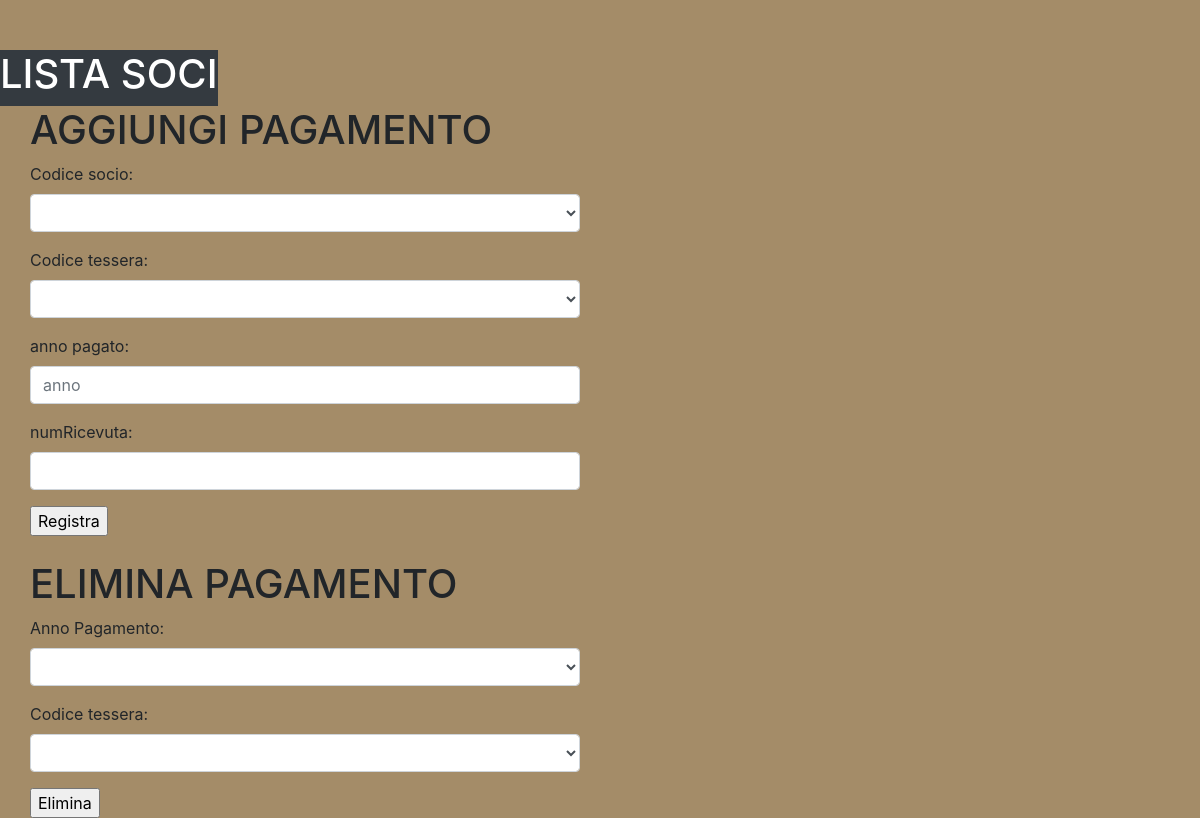
Page /pagamento/gestionePagamenti2.php on the earlier database version.
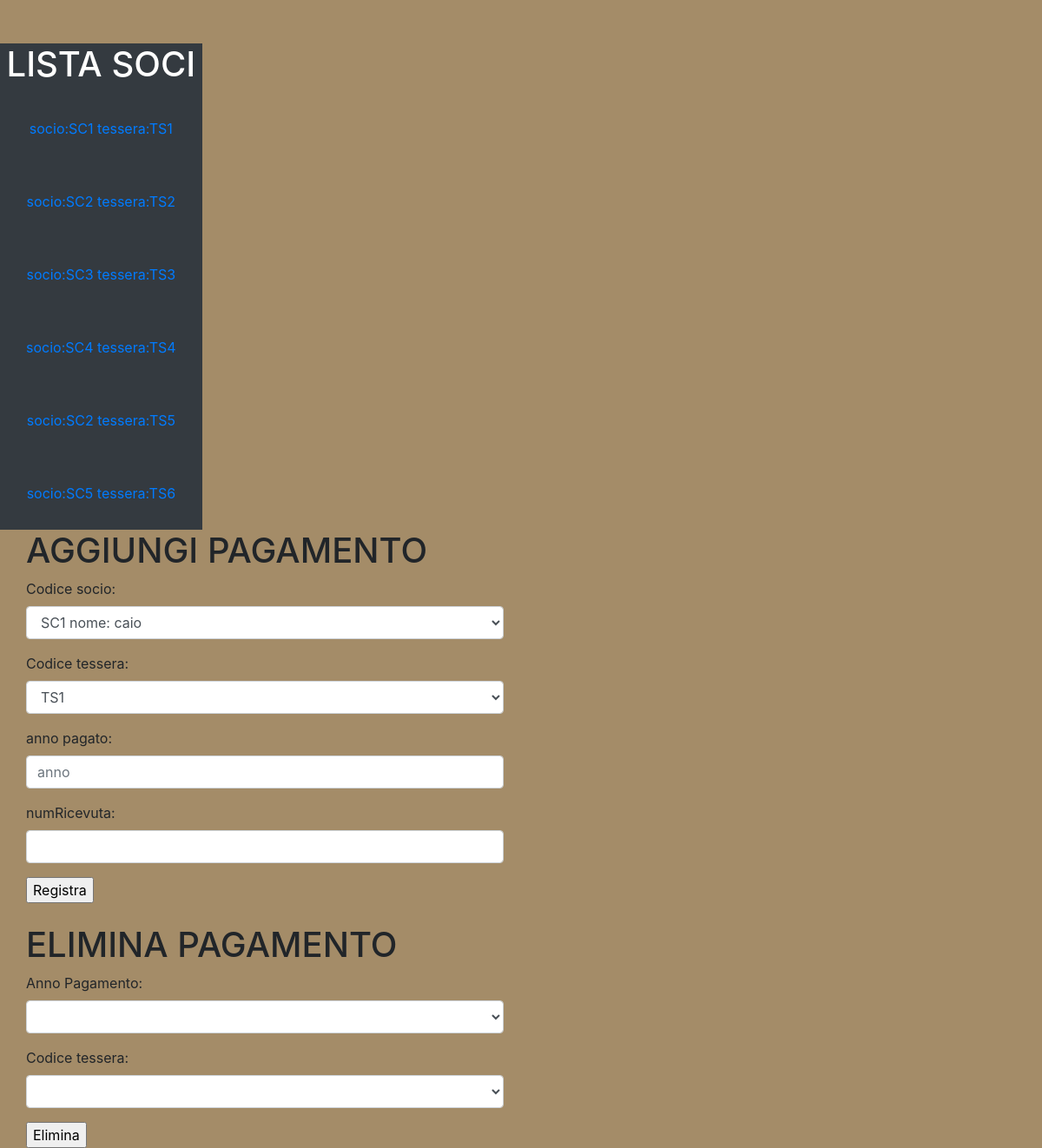
Same page on the later database version.
### tables this page shows
CREATE TABLE IF NOT EXISTS `tessera` (
  `codTessera` varchar(50) NOT NULL,
  `idTipo` int(11) NOT NULL,
  `attiva` set('si','no') DEFAULT 'si',
  `codSocio` varchar(50) NOT NULL,
  `dataErogazione` date DEFAULT NULL,
  PRIMARY KEY (`codTessera`),
  KEY `idTipo` (`idTipo`),
  KEY `codSocio` (`codSocio`),
  CONSTRAINT `tessera_ibfk_1` FOREIGN KEY (`idTipo`) REFERENCES `tipo_tessera` (`idTipo`),
  CONSTRAINT `tessera_ibfk_2` FOREIGN KEY (`idTipo`) REFERENCES `tipo_tessera` (`idTipo`),
  CONSTRAINT `tessera_ibfk_3` FOREIGN KEY (`codSocio`) REFERENCES `socio` (`codSocio`)
);

CREATE TABLE IF NOT EXISTS `socio` (
  `codSocio` varchar(50) NOT NULL,
  `nome` varchar(255) NOT NULL,
  `cognome` varchar(255) NOT NULL,
  `via` varchar(255) DEFAULT NULL,
  `citta` varchar(255) DEFAULT NULL,
  `provincia` varchar(255) DEFAULT NULL,
  `cf` char(16) DEFAULT NULL,
  `cell` varchar(25) DEFAULT NULL,
  `dataIscrizione` date DEFAULT NULL,
  `figurante` set('si','no') DEFAULT 'no',
  `staff` set('si','no') DEFAULT 'no',
  `codCarica` varchar(50) NOT NULL,
  `eliminato` set('si','no') DEFAULT 'no',
  `email` varchar(50) DEFAULT NULL,
  `civico` varchar(50) DEFAULT NULL,
  PRIMARY KEY (`codSocio`),
  KEY `codCarica` (`codCarica`),
  CONSTRAINT `socio_ibfk_1` FOREIGN KEY (`codCarica`) REFERENCES `carica` (`codCarica`),
  CONSTRAINT `socio_ibfk_2` FOREIGN KEY (`codCarica`) REFERENCES `carica` (`codCarica`)
);

### pagamento/gestionePagamenti2.php (the view, shortened to what the changed rows need)
<!DOCTYPE html>
<html lang="en">
<head>
    <link href="../bootstrap-4.0.0-dist/css/bootstrap.min.css" rel="stylesheet" media="screen">
    <link rel="stylesheet" href="../css/navBar.css">
</head>
<body>
    <?php
    include 'navbarPagamenti.php';
    ?>
    <div class="container" id="anteprima">
        <form action="aggiungiPagamento.php" method="post">
            <h1>AGGIUNGI PAGAMENTO</h1>
            <div class="form-row">
                <div class="form-group col-sm-6">
                    <label for="">Codice socio:</label>
                    <select class="form-control" name="codSocio" id="">
                        <?php
                        try {
                            include  "../conn.php";
                            $sql = "SELECT * from socio";
                            $stmt = $conn->prepare($sql);
                            $stmt->execute();
                            while ($row = $stmt->fetch(PDO::FETCH_ASSOC)) {
                                echo ' <option value=' . $row['codSocio'] . '>' . $row['codSocio'] . ' nome: ' . $row['nome'] . '</option>';
                            }
                        } catch (PDOException $e) {
                            echo "Errore nella query....<br/>";
                            echo $e->getMessage() . "<br/>";
                            die();
                        } finally {
                            $conn = null;
                        }
                        ?>
                    </select>
                </div>
            </div>
            <div class="form-row">
                <div class="form-group col-sm-6">
                    <label for="">Codice tessera:</label>
                    <select class="form-control" name="codTessera" id="">
                        <?php
                        try {
                            include  "../conn.php";
                            $sql = "SELECT * from tessera";
                            $stmt = $conn->prepare($sql);
                            $stmt->execute();
                            while ($row = $stmt->fetch(PDO::FETCH_ASSOC)) {
                                echo ' <option value=' . $row['codTessera'] . '>' . $row['codTessera'] . '</option>';
                            }
                        } catch (PDOException $e) {
                            echo "Errore nella query....<br/>";
                            echo $e->getMessage() . "<br/>";
                            die();
                        } finally {
                            $conn = null;
                        }
                        ?>
                    </select>
                </div>
            </div>
        </form>
        <br>
        <form action="aggiungiPagamento.php" method="post">
            <h1>ELIMINA PAGAMENTO</h1>
    </div>
</body>
</html>

### pagamento/navbarPagamenti.php (shortened to what the changed rows need)
<!DOCTYPE html>
<html lang="en">
<head>
</head>
<body>
    <div class="sidebarclose" id="sidebar">
        <div class="sidebarclose">
            <div class="container-fluid" style="position: relative; right: 15px; top: 50px">
                <div class="row">
                    <div class="auto bg-dark" style="position: relative; left: 15px;">
                        <div class="d-flex flex-sm-column flex-row flex-nowrap bg-dark align-items-center sticky-top">
                            <h1 style="color:white;">LISTA SOCI</h1>
                            <?php
                            include  "../conn.php";
                            $sql = "SELECT * FROM socio join tessera using(codSocio)";
                            $stmt = $conn->prepare($sql);
                            $stmt->execute();
                            while ($row = $stmt->fetch(PDO::FETCH_ASSOC)) {
                                echo "<a style='padding: 30px 30px' id='socio: " . $row['codSocio'] . " tessera: " . $row['codTessera'] . "' class='opzione cliente " . $row['codSocio'] . "' href='gestionePagamenti.php?>";
                                echo "codSocio=";
                                echo $row['codSocio'];
                                echo "&&nTessera=" . $row['codTessera'] . "'>";
                                echo 'socio:' . $row['codSocio'] . ' tessera:' . $row['codTessera'];
                                echo "</a>";
                            }
                            ?>
                        </div>
                    </div>
</body>
</html>

Differences in the rows shown:
added tessera: codSocio.codSocio "SC1", codTessera "TS1"
added tessera: codSocio.codSocio "SC2", codTessera "TS2"
added tessera: codSocio.codSocio "SC3", codTessera "TS3"
added tessera: codSocio.codSocio "SC4", codTessera "TS4"
added tessera: codSocio.codSocio "SC2", codTessera "TS5"
added tessera: codSocio.codSocio "SC5", codTessera "TS6"
Other differences:
form field codSocio: (not shown) → "SC1 nome: caio"
form field codTessera: (not shown) → "TS1"
